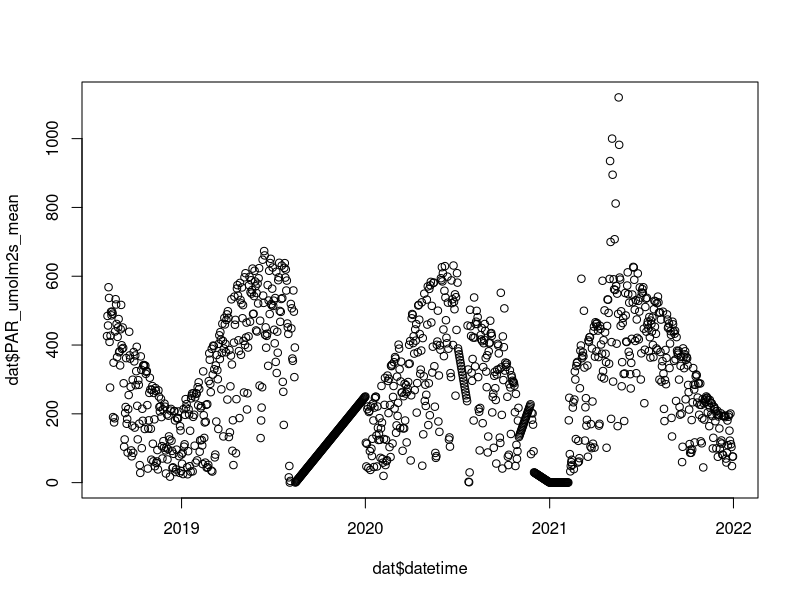
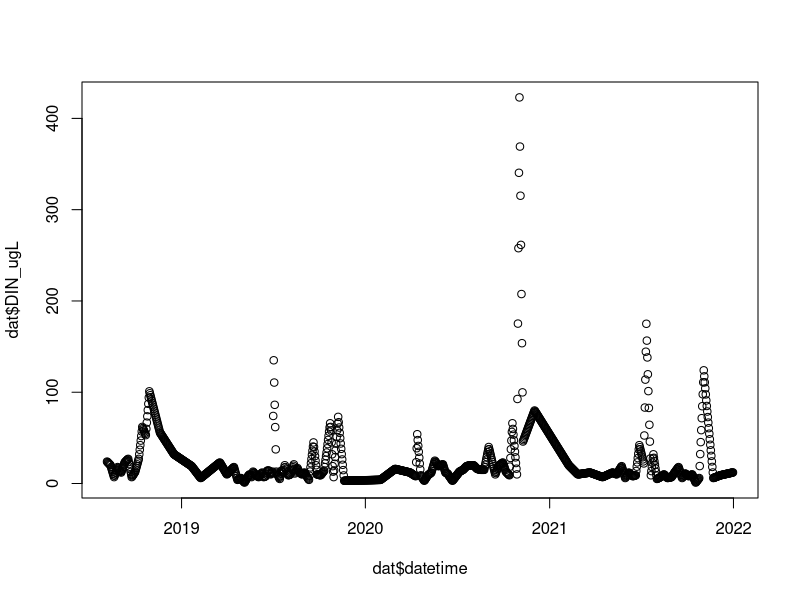
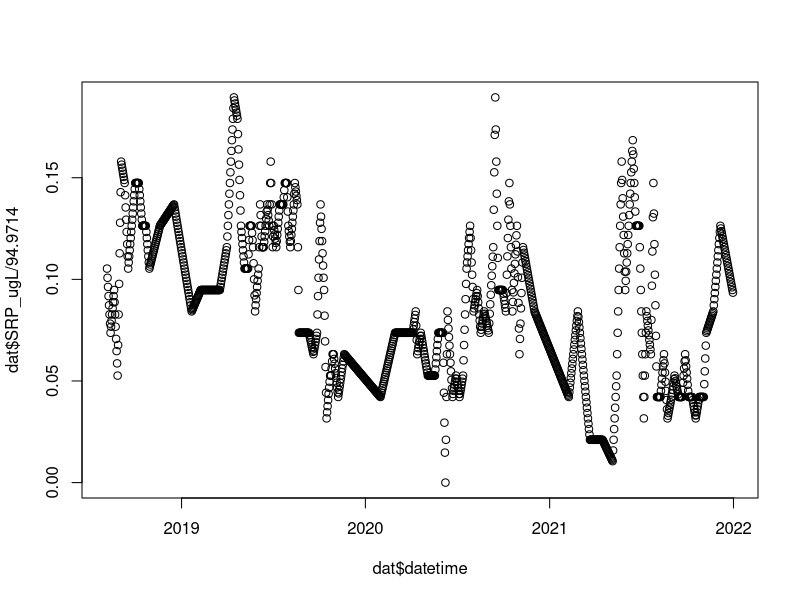
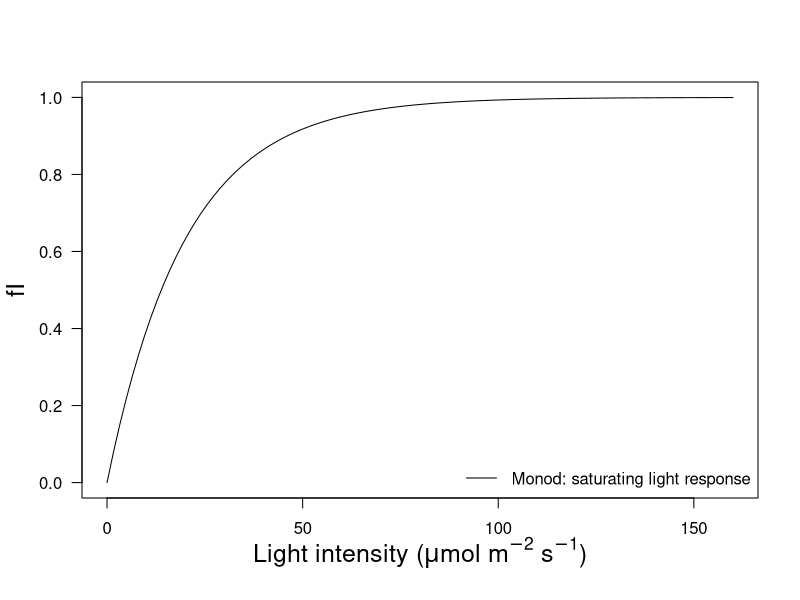
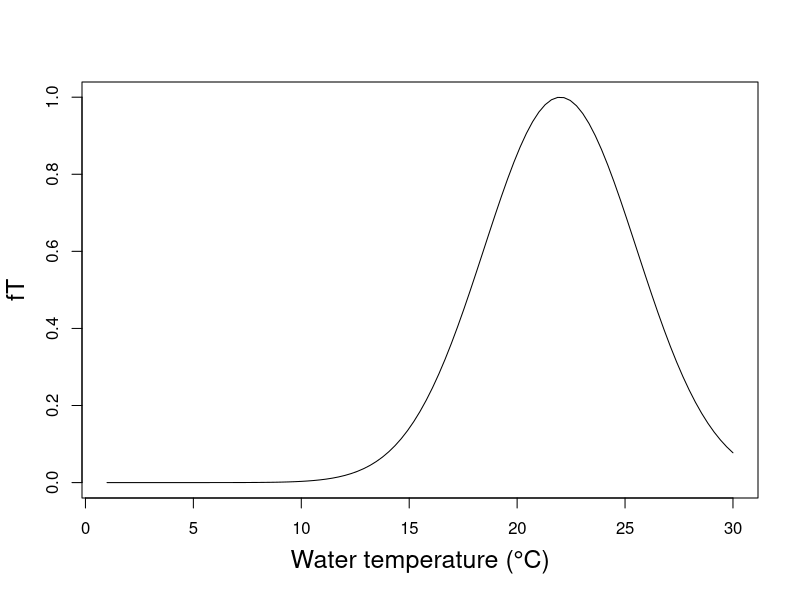
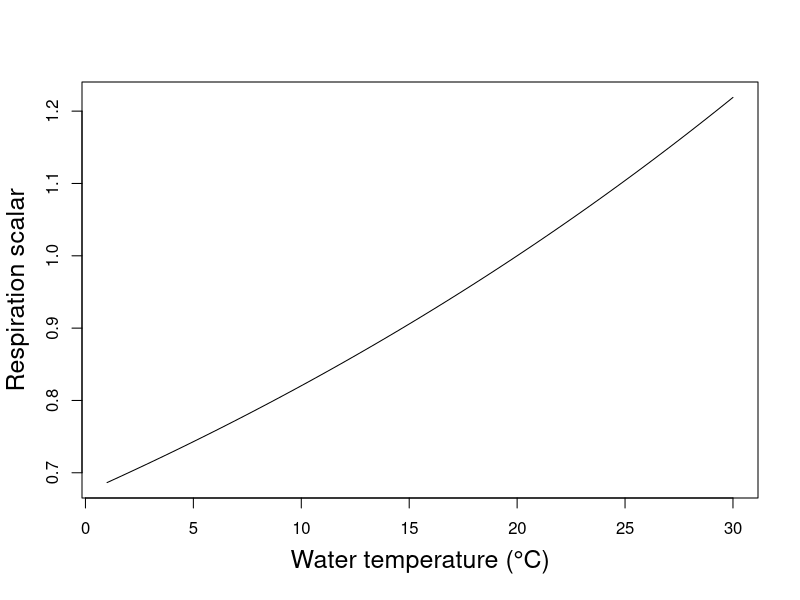
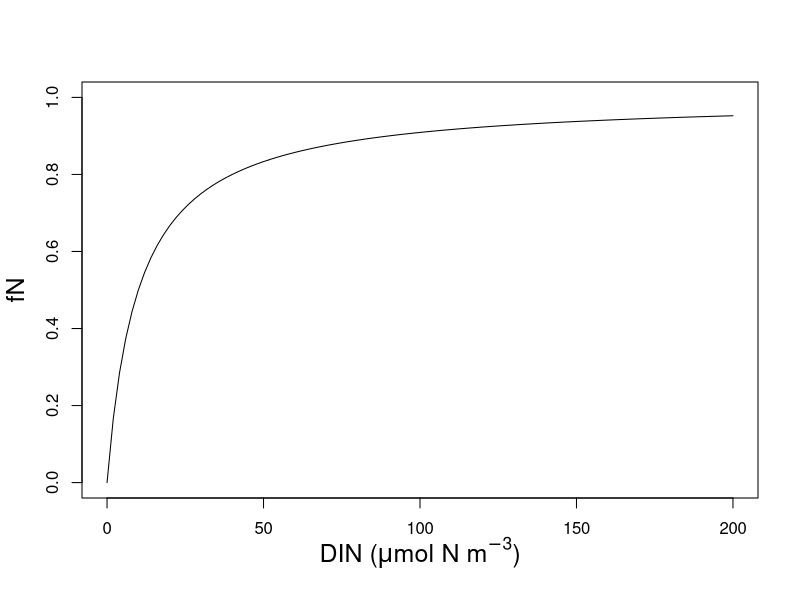
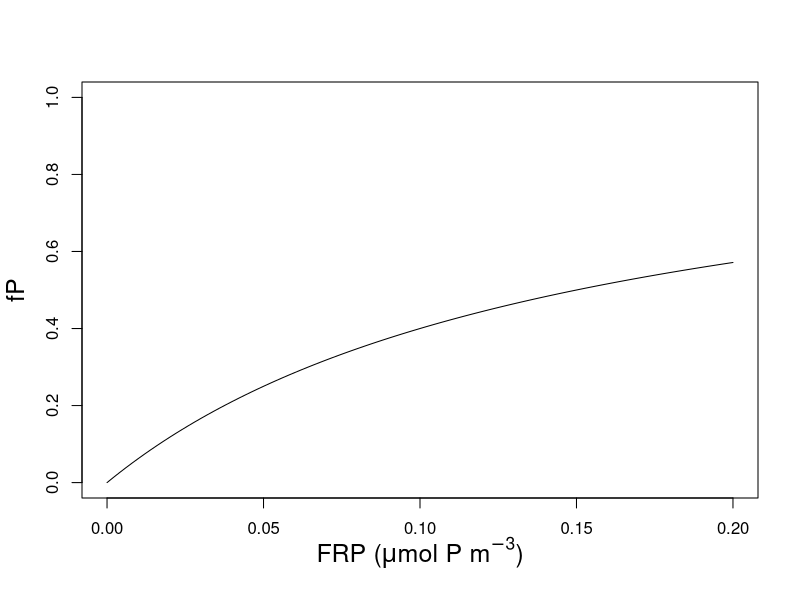

These figures' R source, in order:
# Functional Relationship plots
# Author: Mary Lofton
# Date last updated: 15APR24

# Purpose: visualize growth responses to light, temperature, and nutrients for simple
# process models

# load packages
library(tidyverse)
library(lubridate)

# Monod function for light
f1 <- function(par, I_K){
  y = 1 - exp(-(par/I_K))
}
I_K = 20

# check to see what range we should plot over
dat <- read_csv("./data/data_processed/processModels.csv") %>%
  filter(year(datetime) <= 2021) 
range(dat$PAR_umolm2s_mean)
plot(dat$datetime, dat$PAR_umolm2s_mean)
# values above ~800 look like outliers, going to cap plot at 800 umolm2s

# plot
jpeg("./figures/light_eq.jpeg", res = 300, width = 5, height = 3.5, units = "in")
par(cex.lab = 1.5, mgp = c(2.7,1,0))
curve(f1(x,I_K=I_K),from=0, to=160,ylab='fI',xlab = expression(paste("Light intensity"," (",mu,"mol ",m^-2," ",s^-1,")")),ylim = c(0,1), yaxt="n")
axis(2, las = 2)
legend("bottomright", lty = c(1), legend = c("Monod: saturating light response"),bty = "n")
dev.off()

# Hellweger function for temperature
# source: 
f2 <- function(x, T_0, q){
  y = exp(-( (x - T_0) / q )^2)
}
T_0 = 22
q = 5

jpeg("./figures/temp_eq.jpeg", res = 300, width = 5, height = 3.5, units = "in")
par(cex.lab = 1.5, mgp = c(2.7,1,0))
curve(f2(x,T_0 = T_0, q = q),from=1, to=30,ylab='fT',xlab = 'Water temperature (°C)')
dev.off()

f3 <- function(x, theta_resp){
  y = theta_resp^(x-20)
}
theta_resp = 1.02

jpeg("./figures/resp_eq.jpeg", res = 300, width = 5, height = 3.5, units = "in")
par(cex.lab = 1.5, mgp = c(2.7,1,0))
curve(f3(x,theta_resp = theta_resp),from=1, to=30,ylab='Respiration scalar',xlab = 'Water temperature (°C)')
dev.off()

f4 <- function(DIN, N_0, K_N){
  y = (DIN - N_0) / (DIN - N_0 + K_N)
}
K_N = 10
N_0 = 0

# check range to plot
range(dat$DIN_ugL)
plot(dat$datetime, dat$DIN_ugL)
# values above ~200 look like outliers, going to cap plot at 200 ugL

jpeg("./figures/DIN_eq.jpeg", res = 300, width = 5, height = 3.5, units = "in")
par(cex.lab = 1.5, mgp = c(2.7,1,0))
curve(f4(x, N_0 = N_0, K_N = K_N),from=0, to=200,ylab='fN',xlab = expression(paste("DIN"," (",mu,"mol N ",m^-3,")")),ylim = c(0,1))
dev.off()

f5 <- function(FRP, P_0, K_P){
  y = (FRP - P_0) / (FRP - P_0 + K_P)
}
K_P = 0.15
P_0 = 0

# check range to plot
range(dat$SRP_ugL/94.9714)
plot(dat$datetime, dat$SRP_ugL/94.9714)
# values above ~200 look like outliers, going to cap plot at 200 ugL

jpeg("./figures/FRP_eq.jpeg", res = 300, width = 5, height = 3.5, units = "in")
par(cex.lab = 1.5, mgp = c(2.7,1,0))
curve(f5(x, P_0 = P_0, K_P = K_P),from=0, to=0.2,ylab='fP',xlab = expression(paste("FRP"," (",mu,"mol P ",m^-3,")")),ylim = c(0,1))
dev.off()

# AED temperature function - why so complex??
g1 <- list(T_std = 10,
           T_opt = 28,
           T_max = 35,
           Ts = 10,
           To = 28,
           Tm = 35,
           v = 1.08,
           theta = 1.08)
g2 <- list(T_std = 10,
           T_opt = 12,
           T_max = 30,
           Ts = 10,
           To = 12,
           Tm = 30,
           v = 1.02,
           theta = 1.02)

get_T_parms <- function(group_parms){
  
  # unpack parms
  T_std = group_parms$T_std
  T_opt = group_parms$T_opt
  T_max = group_parms$T_max
  
  Ts = group_parms$Ts
  To = group_parms$To
  Tm = group_parms$Tm
  
  v = group_parms$v
  theta = group_parms$theta
  
t20 = 20
tol   = 0.05
inn = 1
a0 = v^(Ts-t20)
a1 = v^(To-t20)
a2 = v^(Tm-t20)

# Perform the iteration to find the constants.
# First approximation of k.
k = 6.0
i = 0
G = tol + 1.0
curvef = TRUE
# Do the iterations until -tol < G < tol

repeat{
  
  i=i+1
  
  if(i == 100){ #increases the tolerance if more than 100 iterations performed
    i=0            
    tol=tol+0.01
  }
  
  if(curvef == TRUE){ # Use the condition f(T)=v**(T-20) at T=Tsta
    G = k * v^(k * To) * a2 - a1 * (v^(k * Tm) - v^(k * Ts))
    devG = v^(k * To) * a2 * (inn + k * To * log(v)) - a1 * log(v) * (Tm * v^(k * Tm) - Ts * v^(k * Ts))
  } else { # Use the condition f(T)=1 at T=Tsta
    G = k * v^(k * To) * (a0 - a2 - inn) - a1 * (v^(k * Ts) - v^(k * Tm))
    devG = (a0 - a2 - inn) * v^(k * To) * (inn + k * To * log(v)) - a1 * log(v) * (Ts * v^(k * Ts) - Tm * v^(k * Tm))
  }
  
  # Find the next iteration of k
  k = k - G / devG
  
  if((G <= -tol) | (G >= tol)){
    break
  }
}

# Get the remaining model constants
if(k != 0.0){
  a=-log(a1/(k*v^(k*To)))/(k*log(v))
  if(curvef == TRUE){
    b=v^(k*(Ts-a))
  } else {
    b=inn+v^(k*(Ts-a))-a0
  }
} else {
  a=0.0
  b=0.0
}

# Set the model constants to the calculated values
kTn = k
aTn = a
bTn = b

return(list(kTn = kTn, aTn = aTn, bTn = bTn))

}

g1_Tparms <- get_T_parms(group_parms = g1)
g2_Tparms <- get_T_parms(group_parms = g2)

tp = 20

f6 <- function(temp, theta, tp, kTn, aTn, bTn, T_std, T_opt, T_max){
  y = NULL
  for(i in 1:length(temp)){
  y[i] = 1
  if(temp[i] > T_max){
    y[i] = 0
  } else if(temp[i] < T_std){
      y[i] = theta^(temp[i]-tp)
  } else {
      y[i] = theta^(temp[i]-tp) - theta^(kTn*(temp[i] - aTn)) + bTn
  }
  }
  return(y)

}

jpeg("./figures/AED_temp_eq.jpeg", res = 300, width = 5, height = 3.5, units = "in")
par(cex.lab = 1.5, mgp = c(2.7,1,0))
curve(f6(x, theta = g1$theta, tp = tp, kTn = g1_Tparms$kTn, aTn = g1_Tparms$aTn, bTn = g1_Tparms$bTn, T_std = g1$T_std, T_opt = g1$T_opt, T_max = g1$T_max),from=0, to=30, n = 300, ylab='fT',xlab = "Water temperature (ºC)")
dev.off()

jpeg("./figures/AED_temp_eq_2groups.jpeg", res = 300, width = 5, height = 3.5, units = "in")
par(cex.lab = 1.5, mgp = c(2.7,1,0))
curve(f6(x, theta = g1$theta, tp = tp, kTn = g1_Tparms$kTn, aTn = g1_Tparms$aTn, bTn = g1_Tparms$bTn, T_std = g1$T_std, T_opt = g1$T_opt, T_max = g1$T_max),from=0, to=30, n = 300, ylab='fT',xlab = "Water temperature (ºC)", yaxt = "n", ylim = c(0,1.5))
axis(2, las = 2)
curve(f6(x, theta = g2$theta, tp = tp, kTn = g2_Tparms$kTn, aTn = g2_Tparms$aTn, bTn = g2_Tparms$bTn, T_std = g2$T_std, T_opt = g2$T_opt, T_max = g2$T_max),from=0, to=30, n = 300, add = TRUE, lty = 2)
legend("topleft", lty = c(1,2), legend = c("Warm group","Cold group"),bty = "n")
dev.off()





